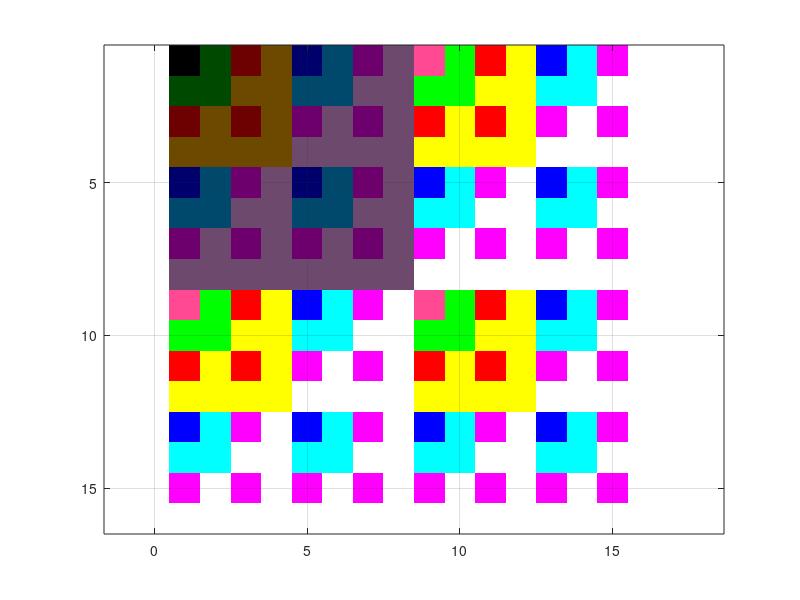

Write the MATLAB code that produced this figure.
clear
close all
 

red   = [0,  36,  73, 109, 146, 182, 219, 255];
green = [0,  36,  73, 109, 146, 182, 219, 255];
blue  = [0,  73, 146, 255];

i=1;
for g=0:7
    for r=0:7
        for b=0:3
            pal(i,:) = ([red(r+1) green(g+1) blue(b+1)]/255);
            i=i+1;
        end
    end
end

    %  green red blue
sprtpal = [ 0 0 0
            0 0 2
            0 3 0
            0 3 2
            3 0 0
            3 0 2
            3 3 0
            3 3 2
            4 7 2
            0 0 7
            0 7 0
            0 7 7
            7 0 0
            7 0 7
            7 7 0
            7 7 7];

figure;
r = uint8(kron(0:15,ones(16,1)));
t = bitor(r,r');
image(t)
colormap([sprtpal(:,2) sprtpal(:,3) sprtpal(:,1)]/7);
axis equal
grid

